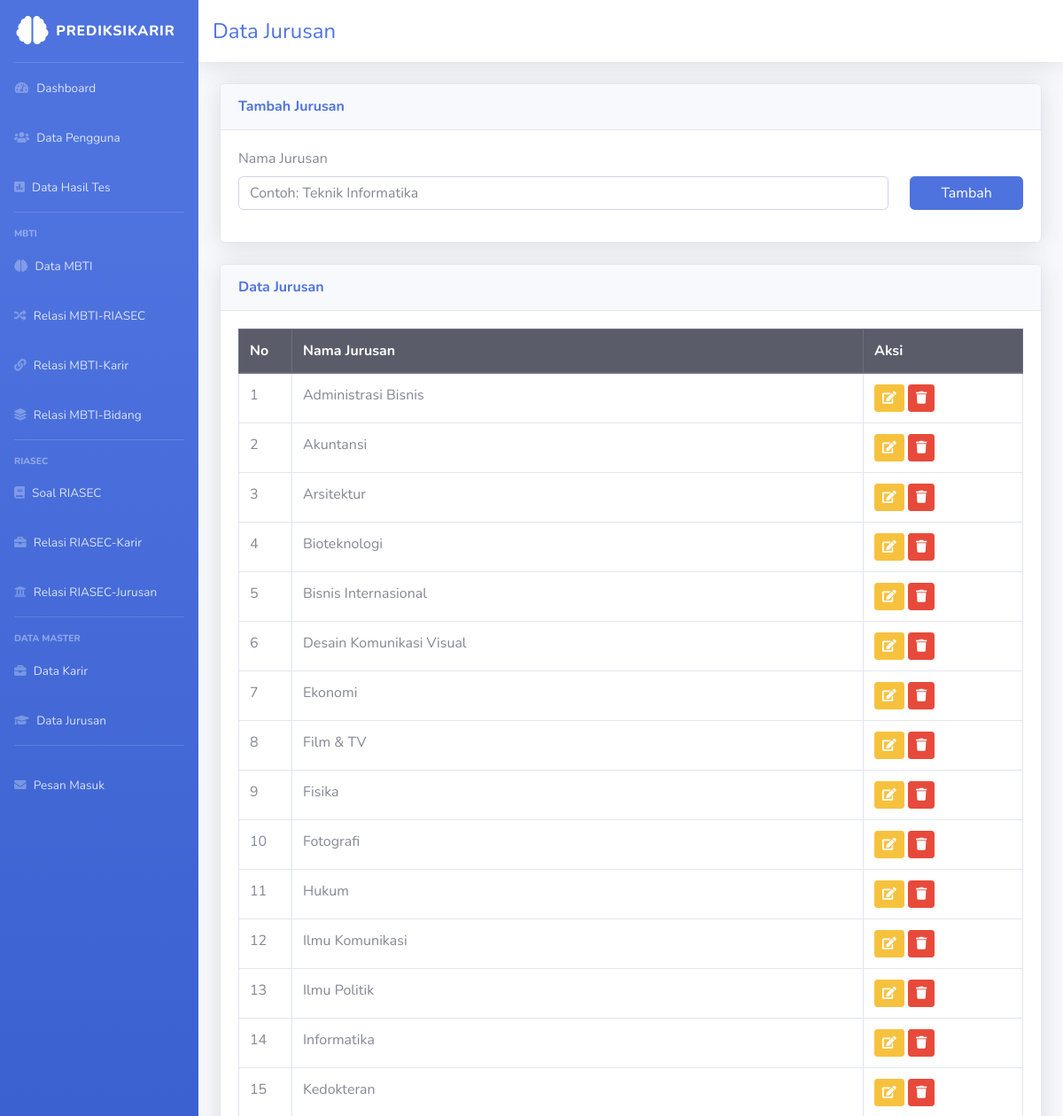
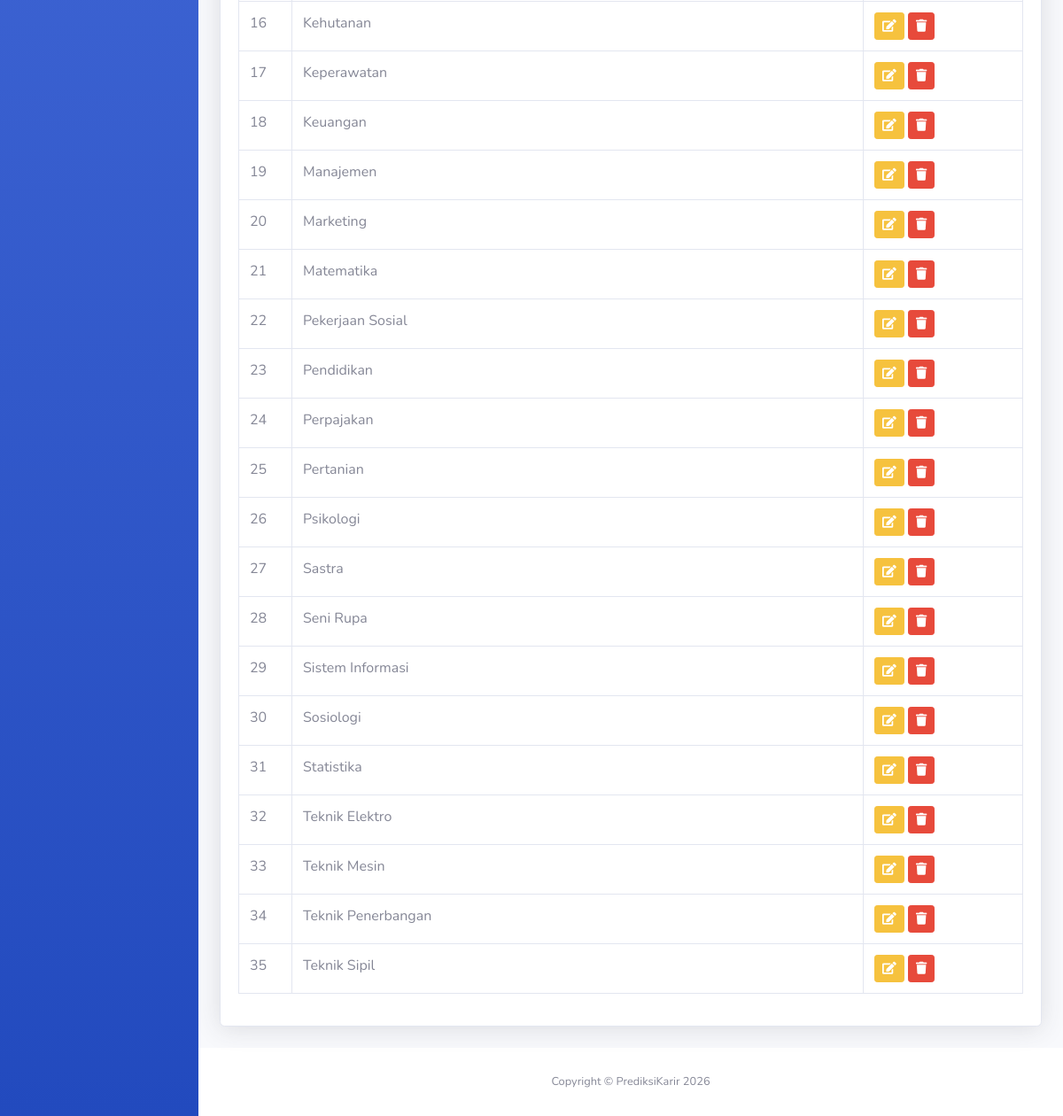
The page /admin/admin-majors.php (signed in) on the database its author committed (2 pictures, top to bottom).
### tables this page shows
CREATE TABLE majors (
    id INT AUTO_INCREMENT PRIMARY KEY,
    major_name VARCHAR(150) UNIQUE
);

### web/admin/admin-majors.php (the view, shortened to what this page needs)
<?php
require_once __DIR__ . '/../config/db.php';
$majors = $conn->query("
    SELECT *
    FROM majors
    ORDER BY major_name ASC
");
?>
<!DOCTYPE html>
<html lang="id">
<head>
    <link href="vendor/fontawesome-free/css/all.min.css"
        rel="stylesheet">
    <link href="css/sb-admin-2.min.css"
        rel="stylesheet">
</head>
<body id="page-top">
<div id="wrapper">
<ul class="navbar-nav bg-gradient-primary sidebar sidebar-dark accordion"
    id="accordionSidebar">
    <a class="sidebar-brand d-flex align-items-center justify-content-center"
        href="index.php">
        <div class="sidebar-brand-icon">
            <i class="fas fa-brain"></i>
        </div>
        <div class="sidebar-brand-text mx-2">
            PrediksiKarir
        </div>
    </a>
    <hr class="sidebar-divider my-0">
    <li class="nav-item">
        <a class="nav-link" href="index.php">
            <i class="fas fa-fw fa-tachometer-alt"></i>
            <span>Dashboard</span>
        </a>
    </li>
    <li class="nav-item">
        <a class="nav-link" href="admin-users.php">
            <i class="fas fa-users"></i>
            <span>Data Pengguna</span>
        </a>
    </li>
    <li class="nav-item">
        <a class="nav-link" href="admin-results.php">
            <i class="fas fa-poll"></i>
            <span>Data Hasil Tes</span>
        </a>
    </li>
    <hr class="sidebar-divider">
    <div class="sidebar-heading">
        MBTI
    </div>
    <li class="nav-item">
        <a class="nav-link" href="admin-mbti.php">
            <i class="fas fa-brain"></i>
            <span>Data MBTI</span>
        </a>
    </li>
    <li class="nav-item">
        <a class="nav-link" href="admin-mbti-riasec.php">
            <i class="fas fa-random"></i>
            <span>Relasi MBTI-RIASEC</span>
        </a>
    </li>
    <li class="nav-item">
        <a class="nav-link" href="admin-mbti-careers.php">
            <i class="fas fa-link"></i>
            <span>Relasi MBTI-Karir</span>
        </a>
    </li>
    <li class="nav-item">
        <a class="nav-link" href="admin-mbti-fields.php">
            <i class="fas fa-layer-group"></i>
            <span>Relasi MBTI-Bidang</span>
        </a>
    </li>
    <hr class="sidebar-divider">
    <div class="sidebar-heading">
        RIASEC
    </div>
    <li class="nav-item">
        <a class="nav-link" href="admin-riasec-questions.php">
            <i class="fas fa-book"></i>
            <span>Soal RIASEC</span>
        </a>
    </li>
    <li class="nav-item">
        <a class="nav-link" href="admin-riasec-careers.php">
            <i class="fas fa-briefcase"></i>
            <span>Relasi RIASEC-Karir</span>
        </a>
    </li>
    <li class="nav-item">
        <a class="nav-link" href="admin-riasec-majors.php">
            <i class="fas fa-university"></i>
            <span>Relasi RIASEC-Jurusan</span>
        </a>
    </li>
    <hr class="sidebar-divider">
    <div class="sidebar-heading">
        Data Master
    </div>
    <li class="nav-item">
        <a class="nav-link" href="admin-careers.php">
            <i class="fas fa-briefcase"></i>
            <span>Data Karir</span>
        </a>
    </li>
    <li class="nav-item">
        <a class="nav-link" href="admin-majors.php">
            <i class="fas fa-graduation-cap"></i>
            <span>Data Jurusan</span>
        </a>
    </li>
    <hr class="sidebar-divider">
    <li class="nav-item">
        <a class="nav-link" href="admin-contacts.php">
            <i class="fas fa-envelope"></i>
            <span>Pesan Masuk</span>
        </a>
    </li>
</ul>
    <div id="content-wrapper"
        class="d-flex flex-column">
        <div id="content">
            <nav class="navbar navbar-expand navbar-light bg-white topbar mb-4 static-top shadow">
                <h4 class="m-0 text-primary">
                    Data Jurusan
                </h4>
            </nav>
            <div class="container-fluid">
                <div class="card shadow mb-4">
                    <div class="card-header py-3">
                        <h6 class="m-0 font-weight-bold text-primary">
                            Tambah Jurusan
                        </h6>
                    </div>
                    <div class="card-body">
                        <form method="POST">
                            <div class="row">
                                <div class="col-md-10 mb-3">
                                    <label>Nama Jurusan</label>
                                    <input type="text"
                                        name="major_name"
                                        class="form-control"
                                        placeholder="Contoh: Teknik Informatika"
                                        required>
                                </div>
                                <div class="col-md-2 mb-3 d-flex align-items-end">
                                    <button type="submit"
                                        name="add_major"
                                        class="btn btn-primary btn-block">
                                        Tambah
                                    </button>
                                </div>
                            </div>
                        </form>
                    </div>
                </div>
                <div class="card shadow mb-4">
                    <div class="card-header py-3">
                        <h6 class="m-0 font-weight-bold text-primary">
                            Data Jurusan
                        </h6>
                    </div>
                    <div class="card-body">
                        <div class="table-responsive">
                            <table class="table table-bordered">
                                <thead class="thead-dark">
                                    <tr>
                                        <th width="60">No</th>
                                        <th>Nama Jurusan</th>
                                        <th width="180">Aksi</th>
                                    </tr>
                                </thead>
                                <tbody>
                                <?php if($majors->num_rows > 0): ?>
                                    <?php $no = 1; ?>
                                    <?php while($row = $majors->fetch_assoc()): ?>
                                    <tr>
                                        <td><?= $no++ ?></td>
                                        <td>
                                            <?= $row['major_name'] ?>
                                        </td>
                                        <td>
                                            <button class="btn btn-warning btn-sm"
                                                data-toggle="modal"
                                                data-target="#editModal<?= $row['id'] ?>">
                                                <i class="fas fa-edit"></i>
                                            </button>
                                            <a href="?delete=<?= $row['id'] ?>"
                                                class="btn btn-danger btn-sm"
                                                onclick="return confirm('Hapus jurusan ini?')">
                                                <i class="fas fa-trash"></i>
                                            </a>
                                        </td>
                                    </tr>
                                    <?php endwhile; ?>
                                <?php endif; ?>
                                </tbody>
                            </table>
                        </div>
                    </div>
                </div>
            </div>
        </div>
        <footer class="sticky-footer bg-white">
            <div class="container my-auto">
                <div class="copyright text-center my-auto">
                    <span>
                        Copyright &copy;
                        PrediksiKarir <?= date('Y') ?>
                    </span>
                </div>
            </div>
        </footer>
    </div>
</div>
</body>
</html>

### rows shown on the page
majors: major_name "Administrasi Bisnis"
majors: major_name "Akuntansi"
majors: major_name "Arsitektur"
majors: major_name "Bioteknologi"
majors: major_name "Bisnis Internasional"
majors: major_name "Desain Komunikasi Visual"
majors: major_name "Ekonomi"
majors: major_name "Film & TV"
majors: major_name "Fisika"
majors: major_name "Fotografi"
majors: major_name "Hukum"
majors: major_name "Ilmu Komunikasi"
majors: major_name "Ilmu Politik"
majors: major_name "Informatika"
majors: major_name "Kedokteran"
majors: major_name "Kehutanan"
majors: major_name "Keperawatan"
majors: major_name "Keuangan"
majors: major_name "Manajemen"
majors: major_name "Marketing"
majors: major_name "Matematika"
majors: major_name "Pekerjaan Sosial"
majors: major_name "Pendidikan"
majors: major_name "Perpajakan"
majors: major_name "Pertanian"
majors: major_name "Psikologi"
majors: major_name "Sastra"
majors: major_name "Seni Rupa"
majors: major_name "Sistem Informasi"
majors: major_name "Sosiologi"
majors: major_name "Statistika"
majors: major_name "Teknik Elektro"
majors: major_name "Teknik Mesin"
majors: major_name "Teknik Penerbangan"
majors: major_name "Teknik Sipil"
